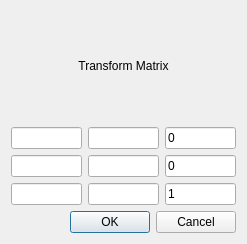
<?xml version="1.0" encoding="UTF-8"?>
<ui version="4.0">
 <class>DialogAffineTransform</class>
 <widget class="QDialog" name="DialogAffineTransform">
  <property name="geometry">
   <rect>
    <x>0</x>
    <y>0</y>
    <width>247</width>
    <height>244</height>
   </rect>
  </property>
  <property name="windowTitle">
   <string>Dialog</string>
  </property>
  <layout class="QVBoxLayout" name="verticalLayout">
   <item>
    <widget class="QLabel" name="label">
     <property name="layoutDirection">
      <enum>Qt::LeftToRight</enum>
     </property>
     <property name="text">
      <string>Transform Matrix</string>
     </property>
     <property name="alignment">
      <set>Qt::AlignCenter</set>
     </property>
    </widget>
   </item>
   <item>
    <layout class="QHBoxLayout" name="horizontalLayout">
     <item>
      <widget class="QLineEdit" name="lineEdit_00"/>
     </item>
     <item>
      <widget class="QLineEdit" name="lineEdit_01"/>
     </item>
     <item>
      <widget class="QLineEdit" name="lineEdit_02">
       <property name="text">
        <string>0</string>
       </property>
       <property name="readOnly">
        <bool>true</bool>
       </property>
      </widget>
     </item>
    </layout>
   </item>
   <item>
    <layout class="QHBoxLayout" name="horizontalLayout_2">
     <item>
      <widget class="QLineEdit" name="lineEdit_10"/>
     </item>
     <item>
      <widget class="QLineEdit" name="lineEdit_11"/>
     </item>
     <item>
      <widget class="QLineEdit" name="lineEdit_12">
       <property name="text">
        <string>0</string>
       </property>
       <property name="readOnly">
        <bool>true</bool>
       </property>
      </widget>
     </item>
    </layout>
   </item>
   <item>
    <layout class="QHBoxLayout" name="horizontalLayout_3">
     <item>
      <widget class="QLineEdit" name="lineEdit_20"/>
     </item>
     <item>
      <widget class="QLineEdit" name="lineEdit_21"/>
     </item>
     <item>
      <widget class="QLineEdit" name="lineEdit_22">
       <property name="text">
        <string>1</string>
       </property>
       <property name="readOnly">
        <bool>true</bool>
       </property>
      </widget>
     </item>
    </layout>
   </item>
   <item>
    <widget class="QDialogButtonBox" name="buttonBox">
     <property name="orientation">
      <enum>Qt::Horizontal</enum>
     </property>
     <property name="standardButtons">
      <set>QDialogButtonBox::Cancel|QDialogButtonBox::Ok</set>
     </property>
    </widget>
   </item>
  </layout>
 </widget>
 <resources/>
 <connections>
  <connection>
   <sender>buttonBox</sender>
   <signal>accepted()</signal>
   <receiver>DialogAffineTransform</receiver>
   <slot>accept()</slot>
   <hints>
    <hint type="sourcelabel">
     <x>248</x>
     <y>254</y>
    </hint>
    <hint type="destinationlabel">
     <x>157</x>
     <y>274</y>
    </hint>
   </hints>
  </connection>
  <connection>
   <sender>buttonBox</sender>
   <signal>rejected()</signal>
   <receiver>DialogAffineTransform</receiver>
   <slot>reject()</slot>
   <hints>
    <hint type="sourcelabel">
     <x>316</x>
     <y>260</y>
    </hint>
    <hint type="destinationlabel">
     <x>286</x>
     <y>274</y>
    </hint>
   </hints>
  </connection>
 </connections>
</ui>
